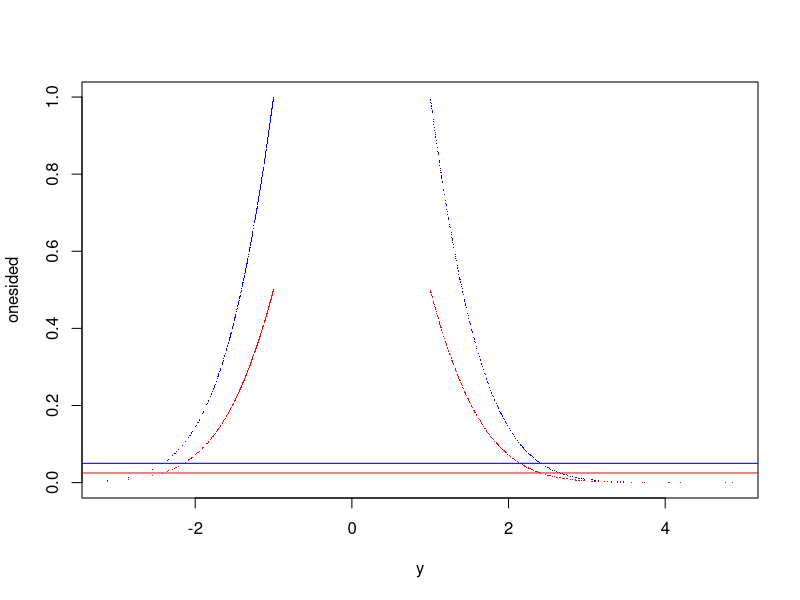
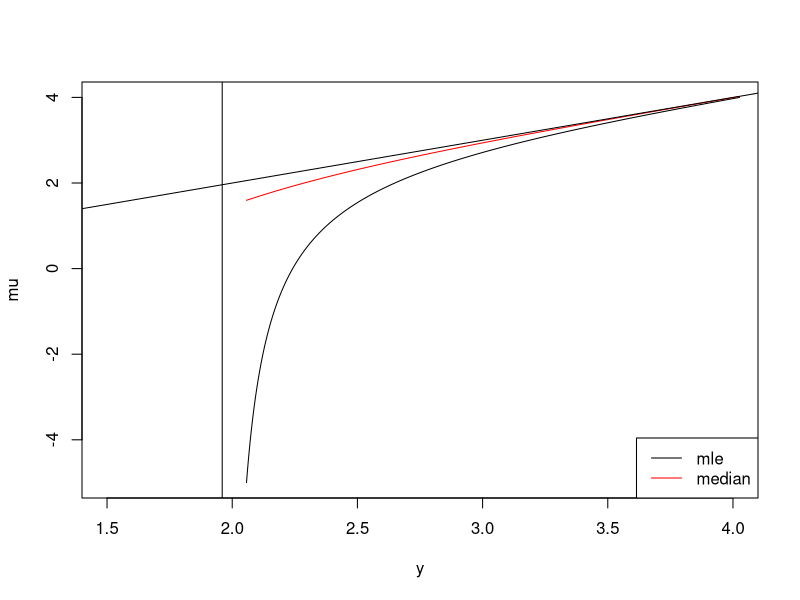

R code for these plots, in order:
one.sided.pval <- function(x , threshold, Hnull = 0, sd = 1) {
  signx <- sign(x)
  x <- x * signx
  Hnull <- Hnull * signx
  pval <- 1 - ptruncnorm(x, a = abs(threshold), b = Inf, mean = Hnull)
  return(pval)
}

two.sided.probability <- function(x, threshold, Hnull = 0, sd = 1) {
  numerator <- numeric(length(x))
  numerator[x <= threshold] <- pnorm(x[x <= threshold], mean = Hnull, sd = sd)
  nLarger <- sum(x >= threshold)
  upper <- pnorm(-threshold, mean = Hnull, sd = sd) + pnorm(x[x >= threshold], mean = Hnull, sd = sd) -
    pnorm(threshold, mean = Hnull, sd = sd)
  numerator[x >= threshold] <- upper
  denominator <- 1 - pnorm(threshold, mean = Hnull, sd = sd) + pnorm(-threshold, mean = Hnull, sd = sd)
  return(numerator / denominator)
}

two.sided.pval <- function(x, threshold, Hnull = 0, sd = 1) {
  pval <- (1 - two.sided.probability(abs(x), abs(threshold), abs(Hnull), sd = sd))
  return(pval)
}

require(truncnorm)
threshold <- 1
reps <- 10^3
mu <- runif(reps, min = 0, max = 3.5)
ysign <- 1 - 2*rbinom(reps, 1, 1 - pnorm(threshold, mean = mu))
lthreshold <- rep(threshold, reps)
lthreshold[ysign == -1] <- -Inf
uthreshold <- rep(Inf, reps)
uthreshold[ysign == -1] <- -threshold
y <- rtruncnorm(reps, mean = mu, a = lthreshold, b = uthreshold)
onesided <- one.sided.pval(y, threshold)
twosided <- two.sided.pval(y, threshold)
plot(y, onesided, pch = ".", col = "blue")
points(y, twosided, col = "red", pch = ".")
abline(h = 0.05, col = "blue")
abline(h = 0.025, col = "red")
sum(twosided < 0.025)
sum(onesided < 0.05)


compute.onesided.mle <- function(y, threshold, sd = 1) {
  dens <- function(m) dtruncnorm(y, a = threshold, b = Inf, mean = m, sd = sd)
  fit <- optimize(dens, interval = c(-10, y), maximum = TRUE)
  return(fit$maximum)
}

mu <- seq(from = -5, to = 4, by = 0.02)
y <- qtruncnorm(0.5, a = 1.96, b = Inf, mean = mu, sd = 1)
plot(y, mu, type = "l", xlim = c(1.5, 4))
mle <- sapply(y, compute.onesided.mle, threshold)
lines(y, mle, col = "red")
abline(a = 0, b = 1, v = 1.96)
legend("bottomright", col = c("black", "red"), legend = c("mle", "median"), lty = 1)
